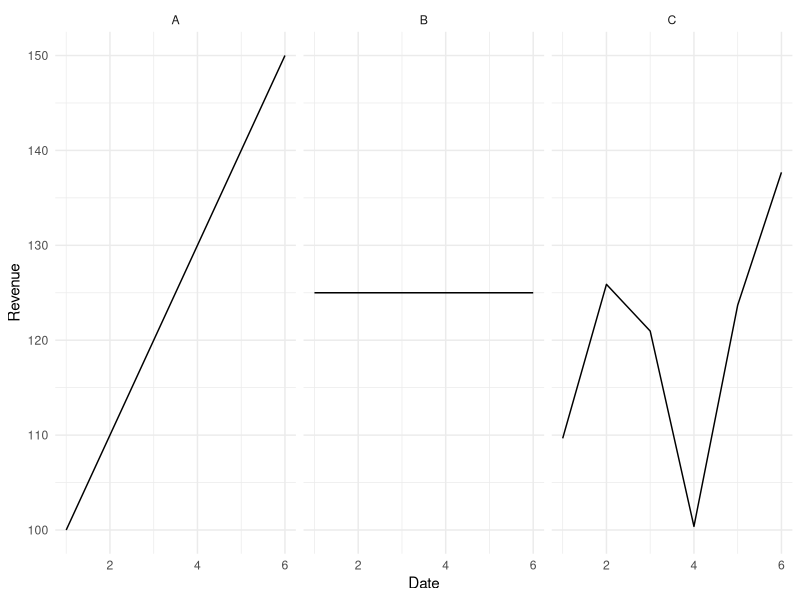
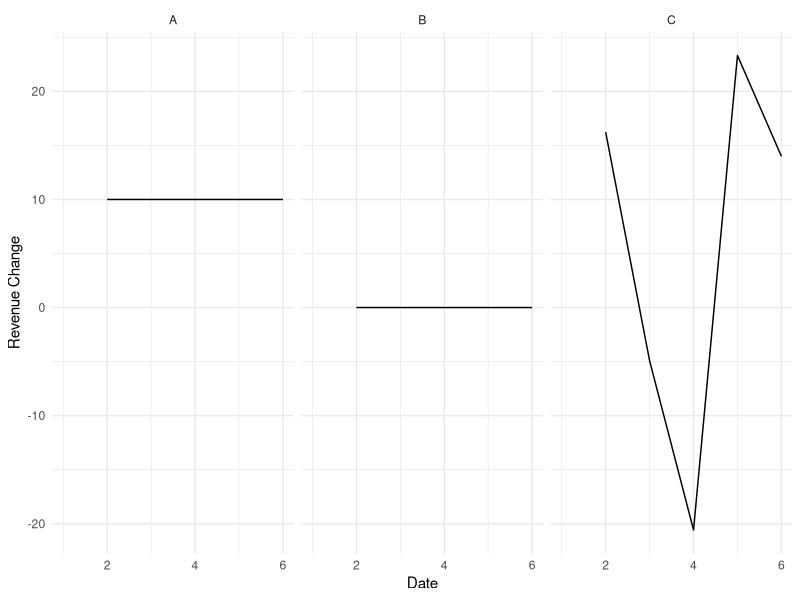

Reproduce these figures in R, in order.
## ---- chunk 1
library(ggplot2)
library(forecast)
library(magrittr)
set.seed = 1
## ---- chunk 2
A <- c(100,110,120,130,140,150) %>% data.frame(Date = zoo::index(.), 
                                               Revenue = ., 
                                               Company = "A")

B <- c(125,125,125,125,125,125) %>% data.frame(Date = zoo::index(.), 
                                               Revenue = ., 
                                               Company = "B")

C <- runif(6, min = 100, max = 150) %>% data.frame(Date = zoo::index(.), 
                                                  Revenue = ., 
                                                  Company = "C")

company <- rbind(A, B, C)
## ---- chunk 3
ggplot(company, aes(x = Date, y = Revenue)) +
        geom_line() +
        facet_grid(. ~ Company) +
        theme_minimal()
## ---- chunk 4
data.frame(A = round(sd(A$Revenue),0), 
           B = sd(B$Revenue), 
           C = round(sd(C$Revenue),0)) %>%
                knitr::kable()
## ---- chunk 5
# Transform data
A$Rev.transform <- c(NA, diff(A$Revenue))
B$Rev.transform <- c(NA, diff(B$Revenue))
C$Rev.transform <- c(NA, diff(C$Revenue))

company.transform <- rbind(A, B, C)

# Plot data
ggplot(company.transform, aes(x = Date, y = Rev.transform)) +
        geom_line() +
        facet_grid(. ~ Company) +
        ylab("Revenue Change") +
        theme_minimal()
## ---- chunk 6
data.frame(A = round(sd(A$Rev.transform, na.rm = T),0), 
           B = sd(B$Rev.transform, na.rm = T), 
           C = round(sd(C$Rev.transform, na.rm = T),0)) %>%
                knitr::kable()
